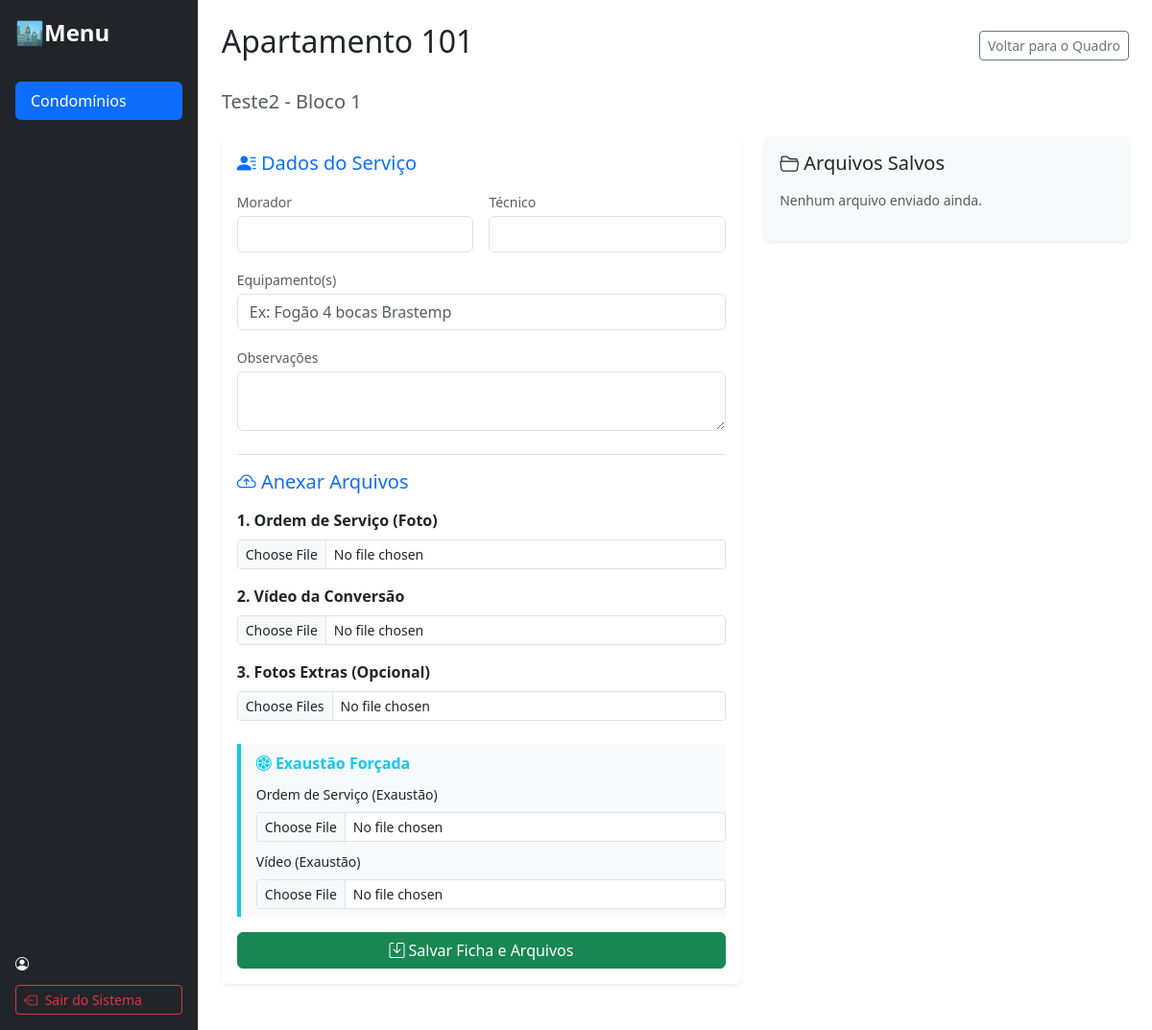
Before: /apartamento/443/ with the older database file.
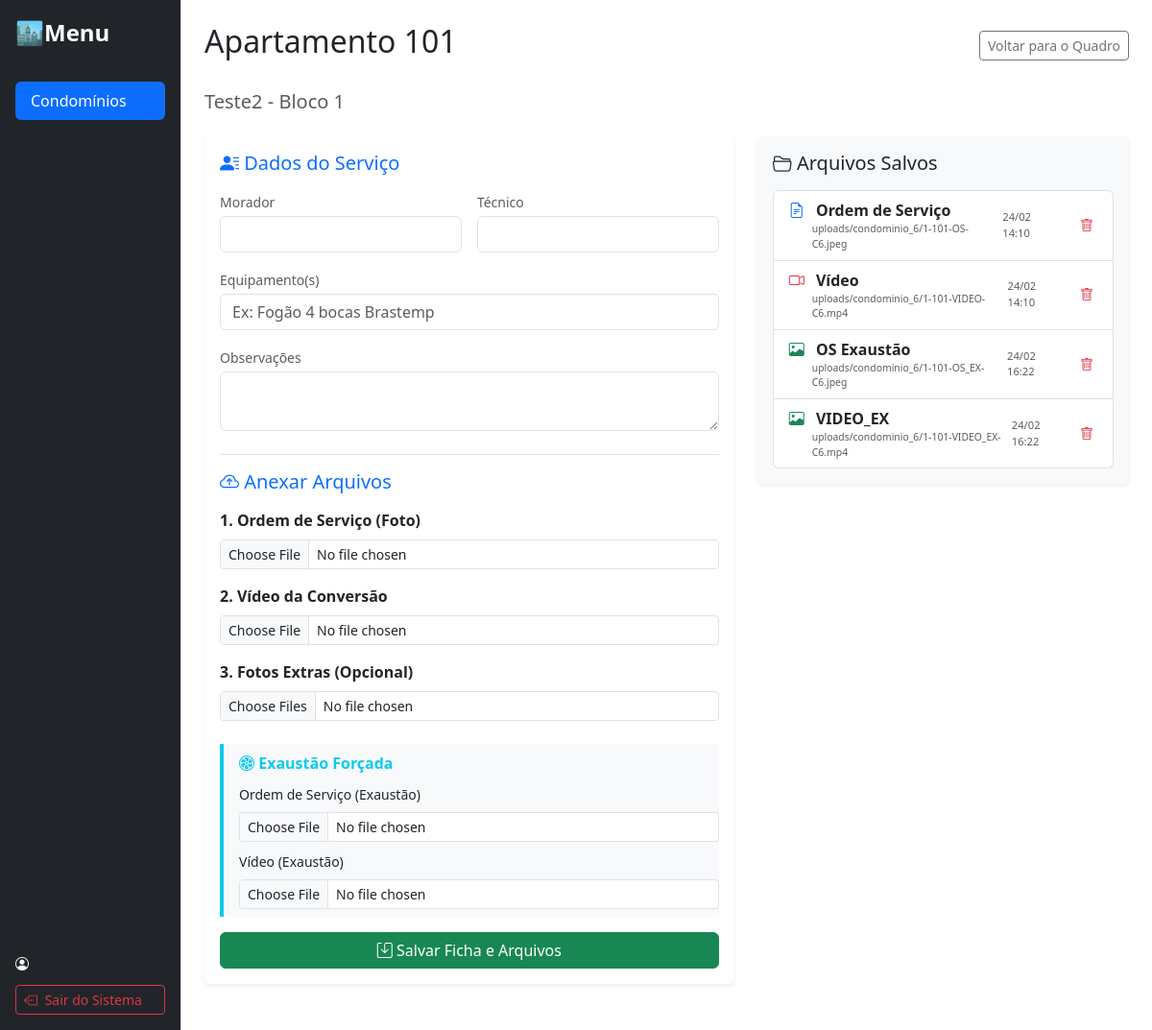
After: the same page with the newer database file.
### core/models.py (models this page shows, shortened)
class Apartamento(models.Model):
    bloco = models.ForeignKey(Bloco, on_delete=models.CASCADE, related_name='apartamentos')
    numero = models.CharField(max_length=10)
    naturgy = models.BooleanField(default=False)
    ap_2p6 = models.BooleanField(default=False)
    morador = models.CharField(max_length=100, blank=True, verbose_name="Nome do Morador")
    tecnico = models.CharField(max_length=100, blank=True, verbose_name="Técnico Responsável")
    equipamento = models.CharField(max_length=200, blank=True, verbose_name="Equipamento(s)", help_text="Ex: Fogão 4 bocas, Aquecedor Lorenzetti")
    observacoes = models.TextField(blank=True, verbose_name="Observações / Impedimentos")
    exaustao_forcada = models.BooleanField(default=False)
    class Meta:
        ordering = ['numero']

class Bloco(models.Model):
    condominio = models.ForeignKey('Condominio', on_delete=models.CASCADE, related_name='blocos')
    nome = models.CharField(max_length=50)
    qtd_andares = models.PositiveIntegerField(null=True, blank=True, help_text="Quantos andares tem o prédio?")
    qtd_ap_por_andar = models.PositiveIntegerField(null=True, blank=True, help_text="Quantos apartamentos por andar?")
    inicio_numeracao = models.PositiveIntegerField(default=101, help_text="Qual é o primeiro apartamento? ex: 101")
    usuarios = models.ManyToManyField(User, blank=True, related_name='blocos_atribuidos', help_text="Equipes/Usuários restritos apenas a este bloco.")

class Condominio(models.Model):
    nome = models.CharField(max_length=100)
    endereco = models.CharField(max_length=255, blank=True)
    data_criacao = models.DateTimeField()
    data_inicio = models.DateField(null=True, blank=True, verbose_name="Início do Serviço")
    data_fim = models.DateField(null=True, blank=True, verbose_name="Fim do Serviço")
    usuarios = models.ManyToManyField(User, blank=True, related_name='condominios', help_text="Usuários que podem ver TODOS os blocos deste condomínio.")
    qtd_andares_padrao = models.PositiveIntegerField(default=0, help_text="Padrão para os blocos deste condomínio")
    qtd_ap_por_andar_padrao = models.PositiveIntegerField(default=0, help_text="Padrão de aptos por andar")
    qtd_saloes_festas = models.PositiveIntegerField(default=0, verbose_name="Qtd. Salões de Festas", help_text="Cria automaticamente um bloco de Áreas Comuns")

class ArquivoApartamento(models.Model):
    TIPO_CHOICES = [
        ('VIDEO', 'Vídeo'),
        ('OS', 'Ordem de Serviço'),
        ('EXTRA', 'Foto/Doc Extra'),
        ('OS_EX', 'OS Exaustão'),
    ]
    apartamento = models.ForeignKey(Apartamento, on_delete=models.CASCADE, related_name='arquivos')
    arquivo = models.FileField(upload_to=caminho_arquivo_personalizado)
    tipo = models.CharField(max_length=10, choices=TIPO_CHOICES)
    data_envio = models.DateTimeField(auto_now_add=True)

### core/views.py (the view, shortened to what this page needs)
# urls.py: path('apartamento/<int:pk>/', views.ficha_apartamento, name='ficha_apartamento'),
def ficha_apartamento(request, pk):
    apto = get_object_or_404(Apartamento, pk=pk)
    contexto = {
        'apto': apto,
        'arquivos': apto.arquivos.all()
    }
    return render(request, 'core/ficha_apartamento.html', contexto)

### core/templates/core/ficha_apartamento.html (shortened to what this page needs)
{% extends 'core/base.html' %}
{% block conteudo %}
<div class="d-flex justify-content-between align-items-center mb-4">
    <h2>Apartamento {{ apto.numero }}</h2>
    <a href="{% url 'detalhe_condominio' apto.bloco.condominio.pk %}" class="btn btn-outline-secondary btn-sm">
        Voltar para o Quadro
    </a>
</div>
<h5 class="text-muted mb-4">{{ apto.bloco.condominio.nome }} - Bloco {{ apto.bloco.nome }}</h5>
<div class="row">
    <div class="col-md-7">
        <div class="card shadow-sm border-0 mb-4">
            <div class="card-body">
                <form method="POST" enctype="multipart/form-data">
                    <h5 class="mb-3 text-primary"><i class="bi bi-person-lines-fill"></i> Dados do Serviço</h5>
                    <div class="row g-3 mb-4">
                        <div class="col-md-6">
                            <label class="form-label text-muted small mb-1">Morador</label>
                            <input type="text" class="form-control" name="morador" value="{{ apto.morador }}">
                        </div>
                        <div class="col-md-6">
                            <label class="form-label text-muted small mb-1">Técnico</label>
                            <input type="text" class="form-control" name="tecnico" value="{{ apto.tecnico }}">
                        </div>
                        <div class="col-12">
                            <label class="form-label text-muted small mb-1">Equipamento(s)</label>
                            <input type="text" class="form-control" name="equipamento" value="{{ apto.equipamento }}" placeholder="Ex: Fogão 4 bocas Brastemp">
                        </div>
                        <div class="col-12">
                            <label class="form-label text-muted small mb-1">Observações</label>
                            <textarea class="form-control" name="observacoes" rows="2">{{ apto.observacoes }}</textarea>
                        </div>
                    </div>
                    <h5 class="mb-3 text-primary border-top pt-3"><i class="bi bi-cloud-arrow-up"></i> Anexar Arquivos</h5>
                    <div class="mb-3">
                        <label class="form-label fw-bold">1. Ordem de Serviço (Foto)</label>
                        <input class="form-control form-control-sm" type="file" name="arquivo_os" accept="image/*,application/pdf">
                    </div>
                    <div class="mb-3">
                        <label class="form-label fw-bold">2. Vídeo da Conversão</label>
                        <input class="form-control form-control-sm" type="file" name="arquivo_video" accept="video/*">
                    </div>
                    <div class="mb-4">
                        <label class="form-label fw-bold">3. Fotos Extras (Opcional)</label>
                        <input class="form-control form-control-sm" type="file" name="arquivos_extras" accept="image/*" multiple>
                    </div>
                    <div class="mb-3 border-start border-info border-4 ps-3 bg-light py-2">
                        <label class="form-label fw-bold text-info"><i class="bi bi-fan"></i> Exaustão Forçada</label>
                        <div class="mb-2">
                            <label class="form-label small">Ordem de Serviço (Exaustão)</label>
                            <input class="form-control form-control-sm" type="file" name="arquivo_os_ex" accept="image/*,application/pdf">
                        </div>
                        <div>
                            <label class="form-label small">Vídeo (Exaustão)</label>
                            <input class="form-control form-control-sm" type="file" name="arquivo_video_ex" accept="video/*">
                        </div>
                    </div>
                    <button type="submit" class="btn btn-success w-100">
                        <i class="bi bi-save"></i> Salvar Ficha e Arquivos
                    </button>
                </form>
            </div>
        </div>
    </div>
    <div class="col-md-5">
        <div class="card shadow-sm border-0 bg-light">
            <div class="card-body">
                <h5 class="mb-3"><i class="bi bi-folder2-open"></i> Arquivos Salvos</h5>
                {% if arquivos %}
                    <ul class="list-group">
                        {% for arquivo in arquivos %}
                            <li class="list-group-item d-flex justify-content-between align-items-center">
                                <div>
                                    {% if arquivo.tipo == 'VIDEO' %}
                                        <i class="bi bi-camera-video text-danger me-2"></i>
                                    {% elif arquivo.tipo == 'OS' %}
                                        <i class="bi bi-file-earmark-text text-primary me-2"></i>
                                    {% else %}
                                        <i class="bi bi-image text-success me-2"></i>
                                    {% endif %}
                                    <a href="{{ arquivo.arquivo.url }}" target="_blank" class="text-decoration-none text-dark fw-bold">
                                        {{ arquivo.get_tipo_display }}
                                    </a>
                                    <small class="d-block text-muted" style="font-size: 0.65em; margin-left: 24px;">
                                        {{ arquivo.arquivo.name }}
                                    </small>
                                </div>
                                <div class="d-flex align-items-center">
                                    <small class="text-muted me-3" style="font-size: 0.7em;">
                                        {{ arquivo.data_envio|date:"d/m H:i" }}
                                    </small>
                                    <form method="POST" action="{% url 'deletar_arquivo' arquivo.pk %}" class="m-0 p-0">
                                        <button type="submit" class="btn btn-sm btn-outline-danger border-0 p-1" title="Apagar Arquivo">
                                            <i class="bi bi-trash"></i>
                                        </button>
                                    </form>
                                </div>
                            </li>
                        {% endfor %}
                    </ul>
                {% else %}
                    <p class="text-muted small">Nenhum arquivo enviado ainda.</p>
                {% endif %}
            </div>
        </div>
    </div>
</div>
{% endblock %}

### core/templates/core/base.html (shortened to what this page needs)
<!DOCTYPE html>
<html lang="pt-br">
<head>
    <link href="https://cdn.jsdelivr.net/npm/bootstrap@5.3.0/dist/css/bootstrap.min.css" rel="stylesheet">
    <link rel="stylesheet" href="https://cdn.jsdelivr.net/npm/bootstrap-icons@1.10.0/font/bootstrap-icons.css">
</head>
<body>
    <div class="d-flex wrapper-principal">
        <nav class="minha-sidebar bg-dark border-end d-flex flex-column p-3">
            <a href="/" class="d-flex align-items-center mb-3 mb-md-0 me-md-auto link-dark text-decoration-none">
                <span class="fs-4 fw-bold text-white">🏙Menu</span>
            </a>
            <hr>
            <ul class="nav nav-pills flex-column mb-auto">
                <li class="nav-item">
                    <a href="{% url 'index' %}" class="nav-link active">Condomínios</a>
                </li>
                </ul>
            <hr>
            <div class="d-flex align-items-center text-decoration-none">
                <div class="w-100">
                    <p class="mb-1 fw-bold text-white small"><i class="bi bi-person-circle me-1"></i> {{ user.username }}</p>
                    <form method="POST" action="{% url 'logout' %}" class="m-0 p-0 w-100">
                        <button type="submit" class="btn btn-sm btn-outline-danger w-100 mt-2 text-start">
                            <i class="bi bi-box-arrow-left me-1"></i> Sair do Sistema
                        </button>
                    </form>
                </div>
            </div>
        </nav>
        <main class="flex-grow-1 p-4" style="max-height: 100vh; overflow-y: auto;">
            {% block conteudo %}
            {% endblock %}
        </main>
    </div>
</body>
</html>

### core/templates/core/base.html (style rules this page uses)
.minha-sidebar { width: 280px; min-height: 100vh; transition: transform 0.3s ease-in-out; }

Changed rows visible on the page:
added ArquivoApartamento: tipo "Ordem de Serviço", arquivo.name "uploads/condominio_6/1-101-OS-C6.jpeg", data_envio "24/02 14:10"
added ArquivoApartamento: tipo "Vídeo", arquivo.name "uploads/condominio_6/1-101-VIDEO-C6.mp4", data_envio "24/02 14:10"
added ArquivoApartamento: tipo "OS Exaustão", arquivo.name "uploads/condominio_6/1-101-OS_EX-C6.jpeg", data_envio "24/02 16:22"
added ArquivoApartamento: tipo "VIDEO_EX", arquivo.name "uploads/condominio_6/1-101-VIDEO_EX-C6.mp4", data_envio "24/02 16:22"
Other visible differences:
text no longer shown: "Nenhum arquivo enviado ainda."
